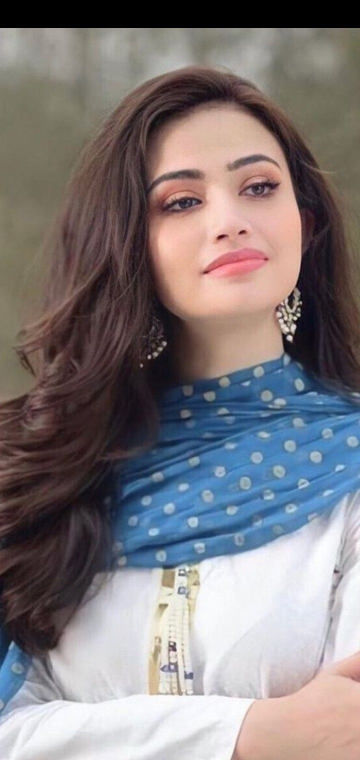
#> input picture Images/Sana Javaid.jpg, 720 x 1520 px, found by its file name (shown at 1/2 size)
$ jupyter execute '19_Image Pyramid using OpenCV.ipynb'
#> lines starting #> are read from the running program, lines starting #| are printed output that depends on the picture
**19_Image Pyramid using OpenCV**

**Image Pyramid**
Work with images with default resolution but many times we need to change the resolution(lower it) or resize the original image in that case image pyramids comes handy.

[cell 1]
import cv2

[cell 2]
img = cv2.imread(r"C:\Users\hp\Documents\jupyter\OpenCV by WsCube Tech\Images\Sana Javaid.jpg")
#> img is the input picture: shape (1520, 720, 3); mean B, G, R 123.9, 121.5, 127.9
# img = cv2.resize(img, (500,500))


cv2.imshow("w1", img)
cv2.waitKey(0)
cv2.destroyAllWindows()

[cell 3]
img = cv2.imread(r"C:\Users\hp\Documents\jupyter\OpenCV by WsCube Tech\Images\Sana Javaid.jpg")
print(img.shape)
#| (1520, 720, 3)

new = cv2.pyrDown(img)  #pi/2
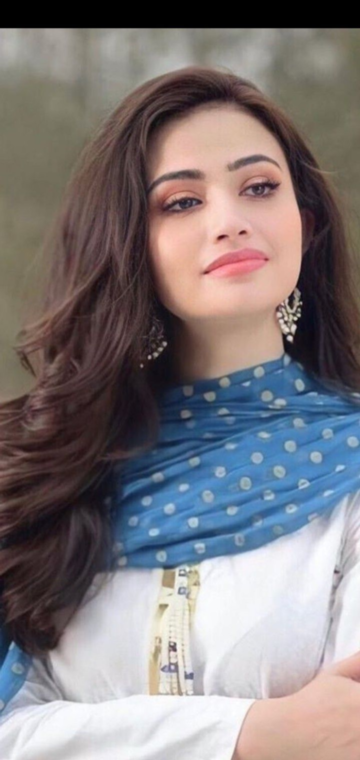
#> new: shape (760, 360, 3); mean B, G, R 123.8, 121.4, 127.8
print(new.shape)
#| (760, 360, 3)

new1 = cv2.pyrDown(new)  # pi/4
print(new1.shape)
#| (380, 180, 3)

new2 = cv2.pyrDown(new1)  # pi/8
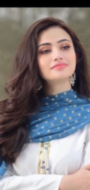
#> new2: shape (190, 90, 3); mean B, G, R 123.3, 120.9, 127.3
print(new2.shape)
#| (190, 90, 3)

cv2.imshow("w1", img)
cv2.imshow("ws", new)
cv2.imshow("ws1", new1)
cv2.imshow("ws2", new2)
cv2.waitKey(0)
cv2.destroyAllWindows()

[cell 4]
img = cv2.imread(r"C:\Users\hp\Documents\jupyter\OpenCV by WsCube Tech\Images\Hania Amir.jpeg")
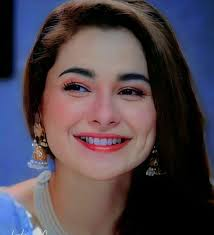
#> input picture Images/Hania Amir.jpeg, 214 x 235 px, found by its file name
#> img is the input picture: shape (235, 214, 3); mean B, G, R 77.3, 67.3, 77.4
print(img.shape)
#| (235, 214, 3)

new = cv2.pyrUp(img)  #pi/2
#> new: shape (470, 428, 3)
print(new.shape)
#| (470, 428, 3)

new1 = cv2.pyrUp(new)  # pi/4
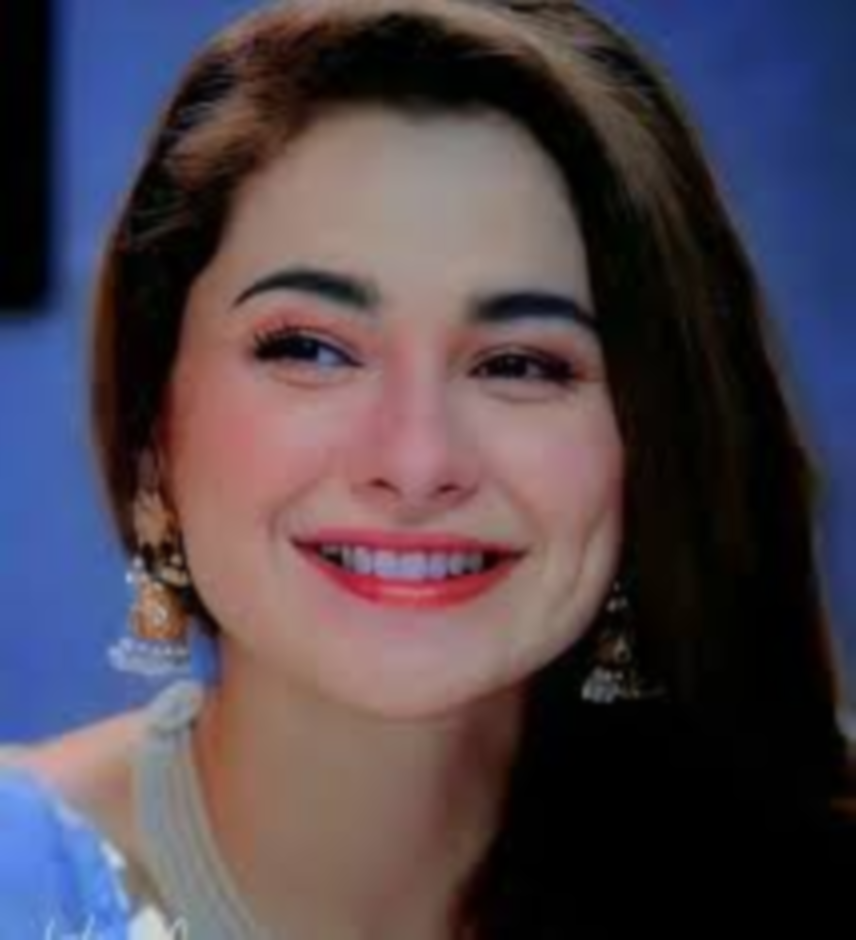
#> new1: shape (940, 856, 3); mean B, G, R 77.3, 67.4, 77.5
print(new1.shape)
#| (940, 856, 3)

new2 = cv2.pyrUp(new1)  # pi/8
#> new2: shape (1880, 1712, 3)
print(new2.shape)
#| (1880, 1712, 3)

cv2.imshow("w1", img)
cv2.imshow("ws", new)
cv2.imshow("ws1", new1)
cv2.imshow("ws2", new2)
cv2.waitKey(0)
cv2.destroyAllWindows()
